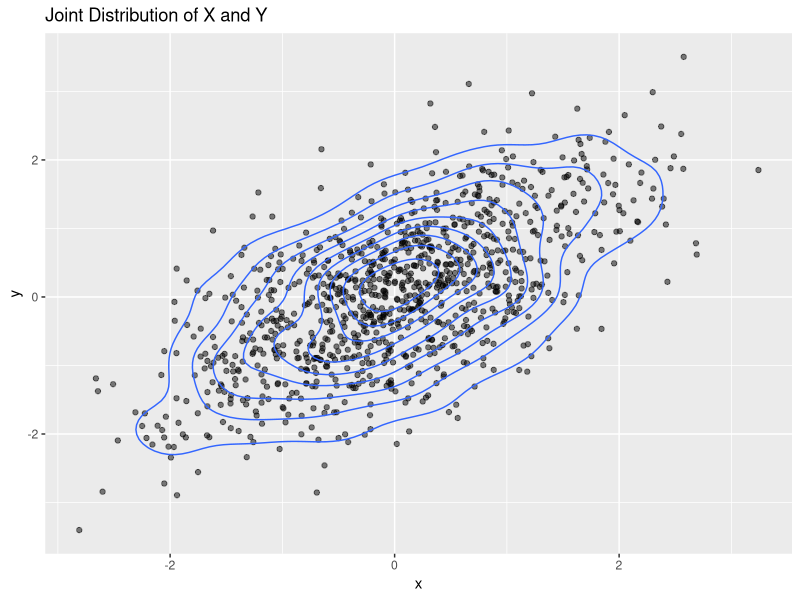

Generate this figure with R:
library(tidyverse)

# Set seed for reproducibility
set.seed(123)

# Simulate data from a bivariate normal distribution
n <- 1000
mu_x <- 0
mu_y <- 0
sigma_x <- 1
sigma_y <- 1
rho <- 0.6
sigma_xy <- rho * sigma_x * sigma_y

x <- rnorm(n, mu_x, sigma_x)
epsilon <- rnorm(n, 0, sqrt(sigma_y^2 - sigma_xy^2 / sigma_x^2))
y <- mu_y + sigma_xy / sigma_x^2 * (x - mu_x) + epsilon

# Create a data frame
df <- data.frame(x, y)

# Visualize the joint distribution
ggplot(df, aes(x = x, y = y)) +
  geom_point(alpha = 0.5) +
  geom_density_2d() +
  labs(title = "Joint Distribution of X and Y")